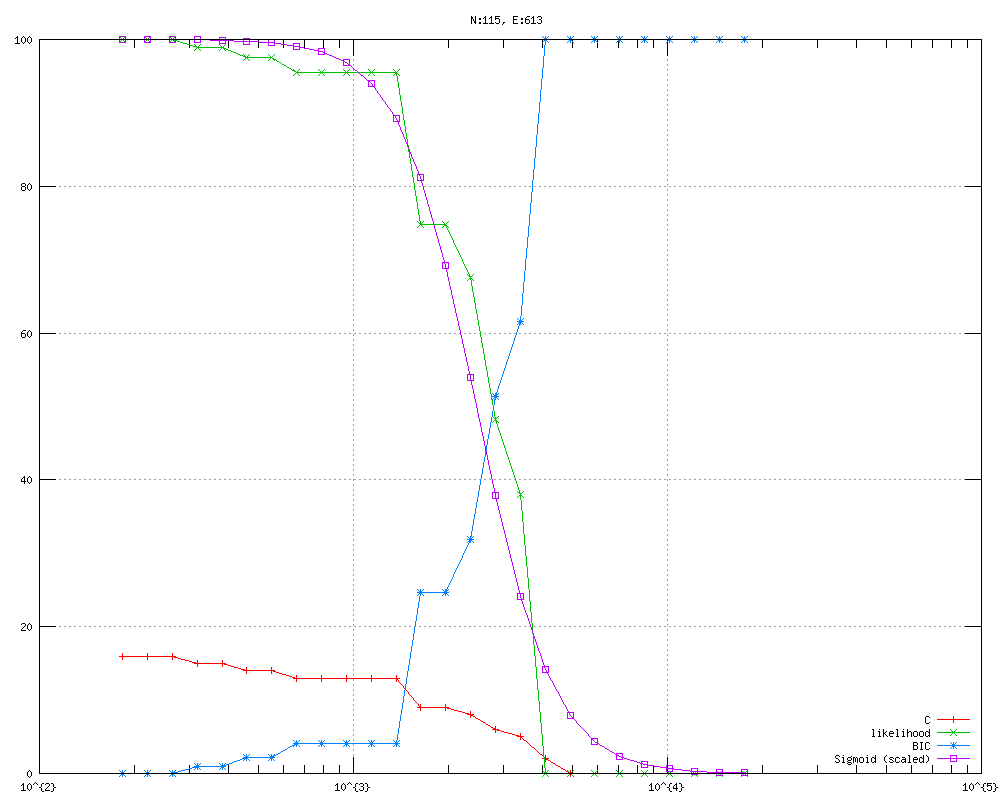

Recreate this plot in gnuplot.
#
# N:115, E:613  (Mon Feb  9 18:19:26 2015)
#

set title "N:115, E:613 "
set key bottom right
set logscale x 10
set format x "10^{%L}"
set mxtics 10
set grid
set tics scale 2
set terminal png small size 1000,800
set output 'footbalO.l.png'
plot 	"footbalO.l.tab" using 5:6 title "C" with linespoints ,\
	"footbalO.l.tab" using 1:2 title "likelihood" with linespoints ,\
	"footbalO.l.tab" using 1:4 title "BIC" with linespoints ,\
	"footbalO.l.tab" using 1:3 title "Sigmoid (scaled)" with linespoints 
